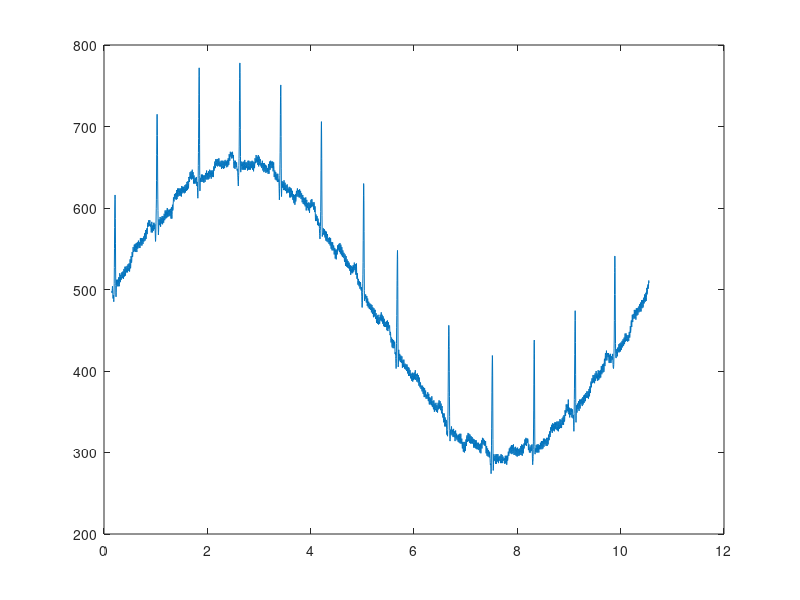

Source code (MATLAB):
addpath('../Data')
load('100m.mat')
samplefreq = 360;
timeduration = 10.4; 
samples = samplefreq*timeduration;
offset = 54;
ecg = val(1,1+offset:samples+offset); % Neem één frame uit de input-data
time = (0+offset:samples-1+offset)/samplefreq; % de tijd in seconden van elke sample

noise = 360*sin(time*2*pi/timeduration) + 9*sin(time*2*pi*50) + 2*wgn(samplefreq*timeduration,1,0)'; % 0.5 and 50 Hz + white gaussian noise
noisy = ecg + round(noise);

arduino = int16(noisy / 2); % map from 11 bit to 10 bit
figure, plot(time, arduino);